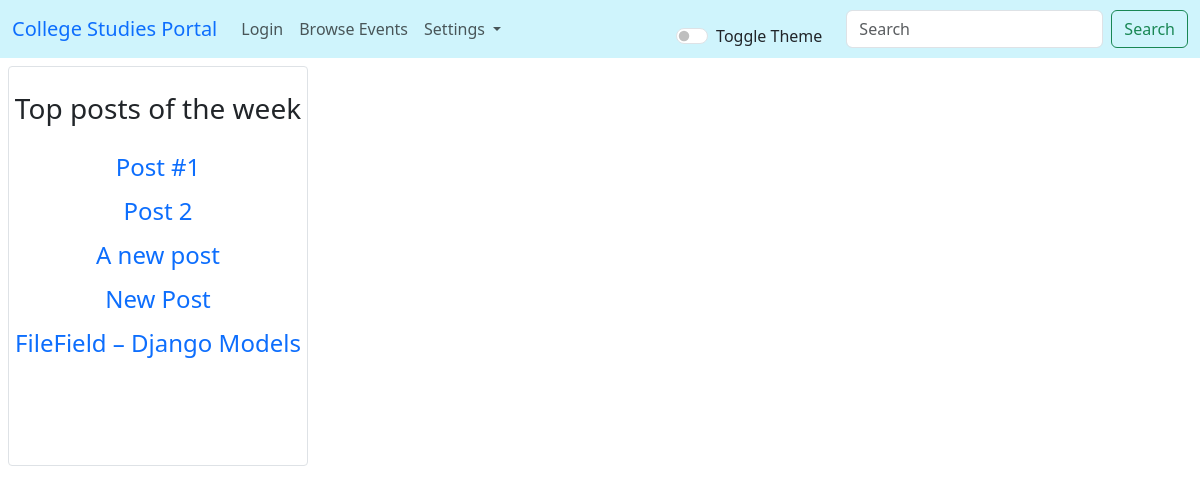
Page /app/ on the earlier database version.
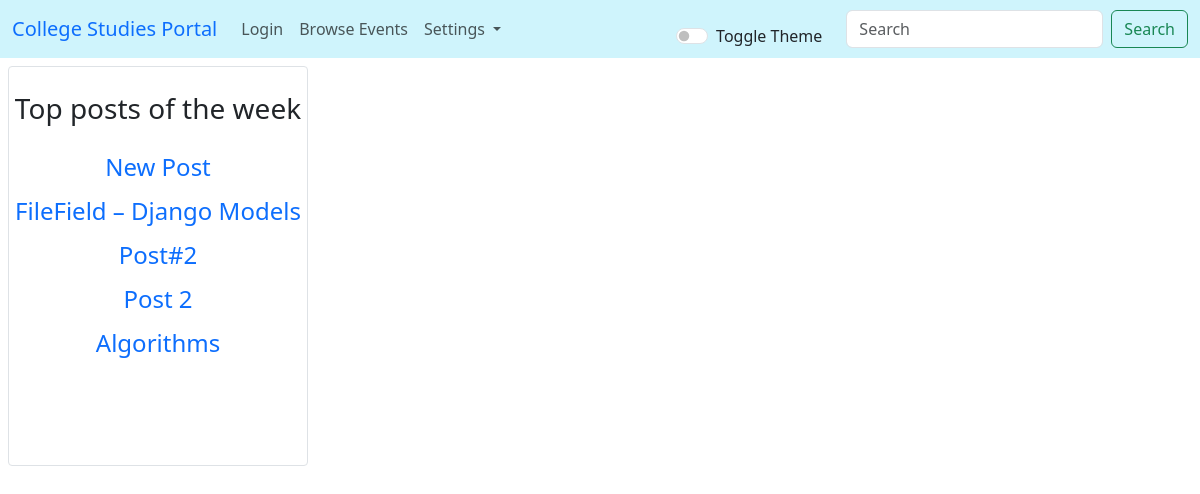
Same page on the later database version.
### app/models.py (models this page shows, shortened)
class Post(models.Model):
    heading = models.CharField(max_length=128)
    content = models.TextField(max_length=2048)
    user = models.ForeignKey(User,on_delete=models.CASCADE,related_name='posts')
    likes = models.ManyToManyField(User,through='Like',related_name='liked_posts')
    created = models.DateTimeField(auto_now=True)
    file = models.FileField(null=True,blank=True,upload_to='file_uploads/')

### app/views.py (the view)
# urls.py: path('',views.home,name='home'),
def home(request):
    posts = Post.objects.prefetch_related('likes').all()
    top_posts = posts.annotate(number_of_likes=Count('likes'))
    top_posts = top_posts.order_by("-number_of_likes")[:5]
    context = {
        "posts": posts,
        "user": request.user,
        "flag": request.user.is_authenticated,
        "top_posts": top_posts
    }
    return render(request,'app/home.html', context)

### app/templates/app/home.html (shortened to what this page needs)
{% extends "app/basic.html"%}
{% load static %}
{%block body%}
<div class="sidenav rounded-1 border col-lg-3 col-md-3 col-sm-3 m-2 " style="height: 400px;">
    <p class="fs-3 text-center">Top posts of the week</p>
    <ul class="list-group" id="list">
      {% for i in top_posts %}
        <li class="fs-4 text-start m-1 text-center"><a  class="text-decoration-none" href="{% url 'posts' i.id %}" id="mango">{{i.heading}} </a></li>
      {% endfor %}
    </ul>
</div>
{%endblock%}

Differences in the rows shown:
removed Post: heading "Post #1"
removed Post: heading "A new post"
now on this page (row unchanged): Post: heading "Post#2"
shown differently, row unchanged: Post "Post 2": moves down the list
now on this page (row unchanged): Post: heading "Algorithms"
